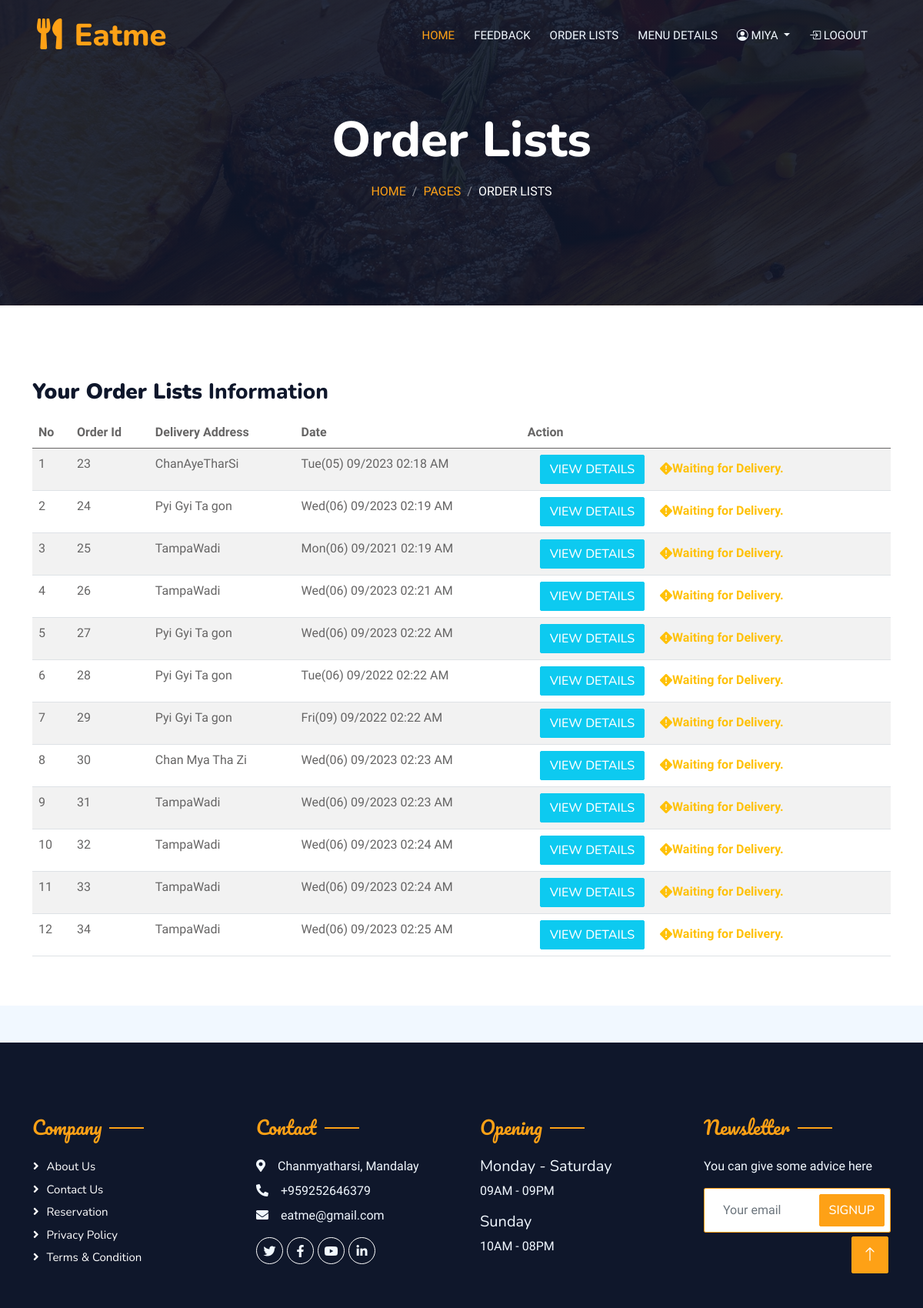
The page /order_lists.php (signed in) on the database its author committed.
### tables this page shows
CREATE TABLE `orders` (
  `id` int(11) NOT NULL,
  `user_id` int(11) NOT NULL,
  `order_date` timestamp NOT NULL DEFAULT current_timestamp() ON UPDATE current_timestamp(),
  `total_amount` varchar(255) NOT NULL
);

CREATE TABLE `delivery_fee` (
  `id` int(11) NOT NULL,
  `city_name` varchar(255) NOT NULL,
  `fee` varchar(255) NOT NULL
);

### model/customer_order.php (called while the page is built, shortened)
<?php
class Ordering
{
    public $db;
    public function __construct()
    {
            try {
                $this->db = new PDO("mysql: host=localhost; dbname=food_order","root", "");
            } catch (PDOException $e) {
                die("Connectionn failed to database server .$e");
            }
    }
    public function getUserOrderList($user_id){
        $sql="select orders.id as id, user.address as address,orders.order_date as date,delivery.status as delivery_status, delivery_fee.city_name as address
        from orders join user join delivery join delivery_fee
        where orders.user_id=$user_id and $user_id = user.id and
        orders.id=delivery.order_id and delivery_fee.id=delivery.delivery_fee_id";
        return $this->db->query($sql);
    }
}

### controller/customer_orderController.php (called while the page is built, shortened)
<?php
include_once __DIR__ .'/../model/customer_order.php';
class customer_orderController extends Ordering{
    public function getUserOrder($user_id){
    return $this->getUserOrderList($user_id);
    }
}
?>

### order_lists.php (the view, shortened to what this page needs)
<?php
include_once __DIR__.'/layouts/navbar.php';
include_once __DIR__."/controller/customer_orderController.php";
$order=new customer_orderController();
$user_id=$_SESSION['my_login']['id'];
$orderLists=$order->getUserOrder($user_id);
?>
<div class="container-xxl py-5 bg-dark hero-header mb-5">
    <div class="container text-center my-5 pt-5 pb-4">
        <h1 class="display-3 text-white mb-3 animated slideInDown">Order Lists</h1>
        <nav aria-label="breadcrumb">
            <ol class="breadcrumb justify-content-center text-uppercase">
                <li class="breadcrumb-item"><a href="#">Home</a></li>
                <li class="breadcrumb-item"><a href="#">Pages</a></li>
                <li class="breadcrumb-item text-white active" aria-current="page">Order Lists</li>
            </ol>
        </nav>
    </div>
</div>
</div>
<div class="col-12">
    <div class="container-xxl py-5 wow fadeInUp" data-wow-delay="0.1s">
        <div class="container">
        <h1 class="h3 mb-3"><strong>Your Order Lists</strong> Information</h1>
                    <div class="row">
                        <div class="col-md-12">
                            <table class="table table-striped" id="myTable">
                                    <thead>
                                        <tr>
                                            <th>No</th>
                                            <th>Order Id</th>
                                            <th>Delivery Address</th>
                                            <th>Date</th>
                                            <th>Action</th>
                                        </tr>
                                    </thead>
                                    <tbody>
                                        <?php
                                        $count=1;
                                            foreach($orderLists as $order)
                                            {
                                                echo "<tr >";
                                                echo "<td>".$count++."</td>";
                                                echo "<td>" .$order['id']."</td>";
                                                echo "<td>" .$order['address']."</td>";
                                                echo "<td>" .date("D(d) m/Y h:i A", strtotime($order['date']))."</td>";
                                                echo "<td><a class='btn btn-info mx-3 text-white' href='user_orderDetails.php?id=".$order['id']."'>View Details </a>";
                                                if($order['delivery_status']==0){?>
                                                    <a class="text-warning"><i class="bi bi-exclamation-diamond-fill"></i><strong>Waiting for Delivery.</strong></a>
                                              <?php }else{ ?>
                                                    <a class="text-success"><i class="bi bi-check-circle-fill"></i><strong>Finished Delivered.</strong></a>
                                            <?php }
                                                echo "</td>";
                                                echo "</tr>";
                                            }
                                        ?>
                                    </tbody>
                            </table>
                        </div>
                    </div>
        </div>
    </div>
</div>
</div>
<?php
include_once 'layouts/footer.php';
?>

### css/style.css (style rules this page uses)
:root { --primary: #FEA116; --light: #F1F8FF; --dark: #0F172B; }
.btn { font-family: 'Nunito', sans-serif; font-weight: 500; text-transform: uppercase; transition: .5s; }
.hero-header { background: linear-gradient(rgba(15, 23, 43, .9), rgba(15, 23, 43, .9)), url(../img/bg-hero.jpg); background-position: center center; background-repeat: no-repeat; background-size: cover; }
.breadcrumb-item + .breadcrumb-item::before { color: rgba(255, 255, 255, .5); }

### rows shown on the page
orders: id "23", delivery_fee.city_name "ChanAyeTharSi", order_date "Tue(05) 09/2023 02:18 AM"
orders: id "24", delivery_fee.city_name "Pyi Gyi Ta gon", order_date "Wed(06) 09/2023 02:19 AM"
orders: id "25", delivery_fee.city_name "TampaWadi", order_date "Mon(06) 09/2021 02:19 AM"
orders: id "26", delivery_fee.city_name "TampaWadi", order_date "Wed(06) 09/2023 02:21 AM"
orders: id "27", delivery_fee.city_name "Pyi Gyi Ta gon", order_date "Wed(06) 09/2023 02:22 AM"
orders: id "28", delivery_fee.city_name "Pyi Gyi Ta gon", order_date "Tue(06) 09/2022 02:22 AM"
orders: id "29", delivery_fee.city_name "Pyi Gyi Ta gon", order_date "Fri(09) 09/2022 02:22 AM"
orders: id "30", delivery_fee.city_name "Chan Mya Tha Zi", order_date "Wed(06) 09/2023 02:23 AM"
orders: id "31", delivery_fee.city_name "TampaWadi", order_date "Wed(06) 09/2023 02:23 AM"
orders: id "32", delivery_fee.city_name "TampaWadi", order_date "Wed(06) 09/2023 02:24 AM"
orders: id "33", delivery_fee.city_name "TampaWadi", order_date "Wed(06) 09/2023 02:24 AM"
orders: id "34", delivery_fee.city_name "TampaWadi", order_date "Wed(06) 09/2023 02:25 AM"

### other values the page prints
$_SESSION['my_login']['name'] "MIYA"
